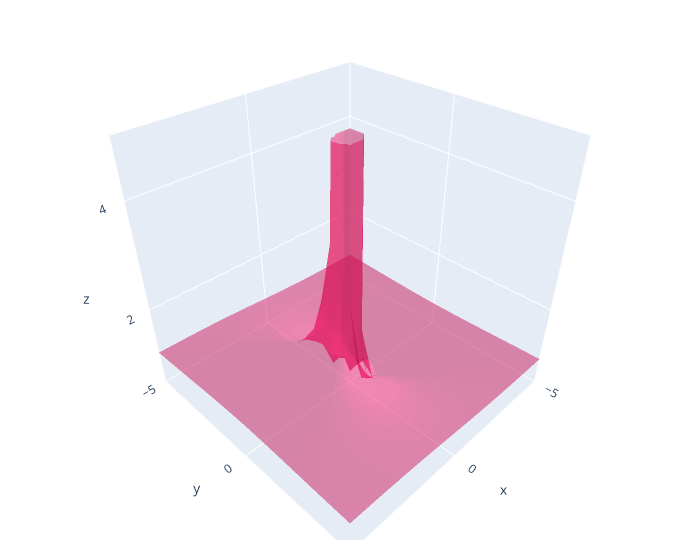

The cell this chart's notebook holds for it:
### Markdown cell above
# Plotting

### Code cell
#Mesh
import plotly.graph_objects as go
import plotly.express as px

N = 70

fig = go.Figure(data=[go.Mesh3d(x = xcoord,
                   y = ycoord,
                   z = z,
                   opacity=0.8,
                   color='rgba(244,22,100,0.6)'
                  )])

fig.update_layout(
    scene = dict(
        xaxis = dict(nticks=4, range=xrange,),
                     yaxis = dict(nticks=4, range=yrange,),
                     zaxis = dict(nticks=4, range=zrange,),),
    width=700,
    margin=dict(r=10, l=10, b=20, t=10))

fig.show()

### Figure 1 — Plotly figure (JSON) as saved in the notebook; plotly's stock layout.template omitted (floating-point values rounded to 4 significant figures; data arrays with more than 128 entries replaced by an {"elided": "..."} marker saying what was removed)
{"data": [{"color": "rgba(244,22,100,0.6)", "opacity": 0.8, "type": "mesh3d", "x": {"elided": "4489 float values"}, "y": {"elided": "4489 float values"}, "z": {"elided": "4489 float values"}}], "layout": {"margin": {"b": 20, "l": 10, "r": 10, "t": 10}, "scene": {"xaxis": {"nticks": 4, "range": [-5, 5]}, "yaxis": {"nticks": 4, "range": [-5, 5]}, "zaxis": {"nticks": 4, "range": [0.3957, 5]}}, "width": 700}}
